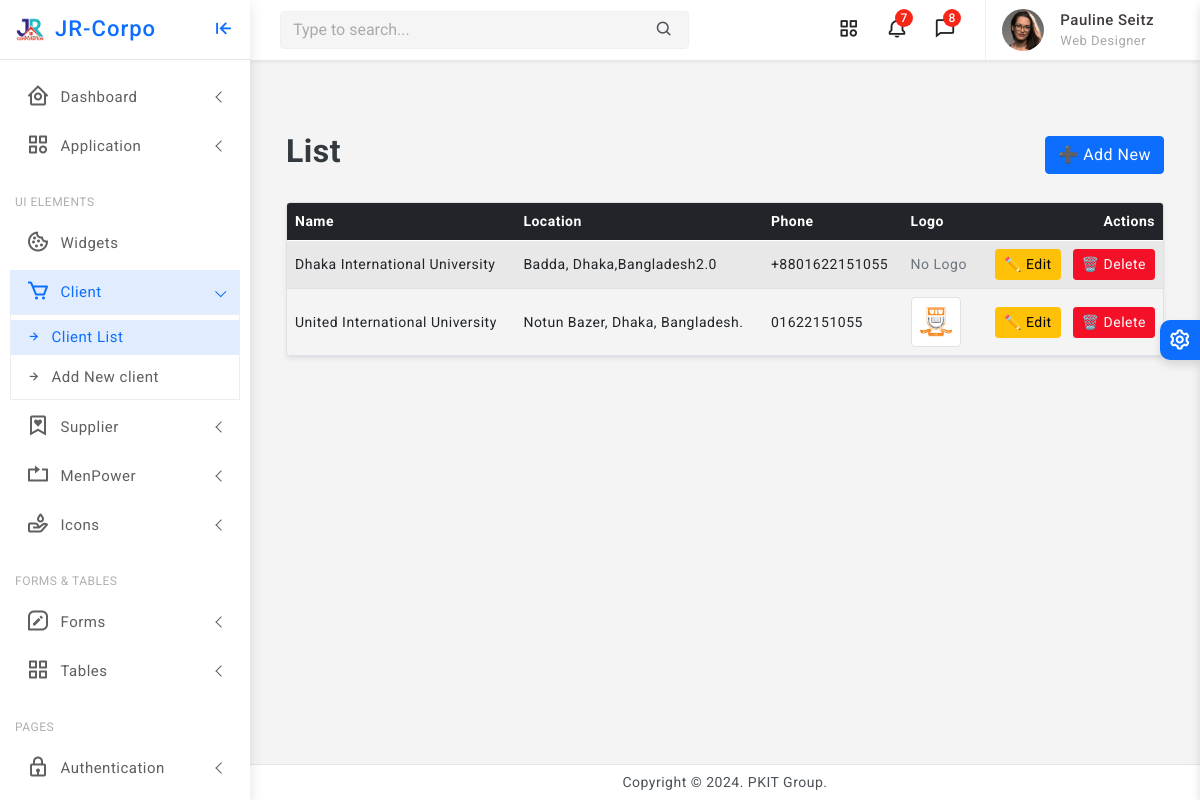
/companies/, run on an earlier commit of the app's database.
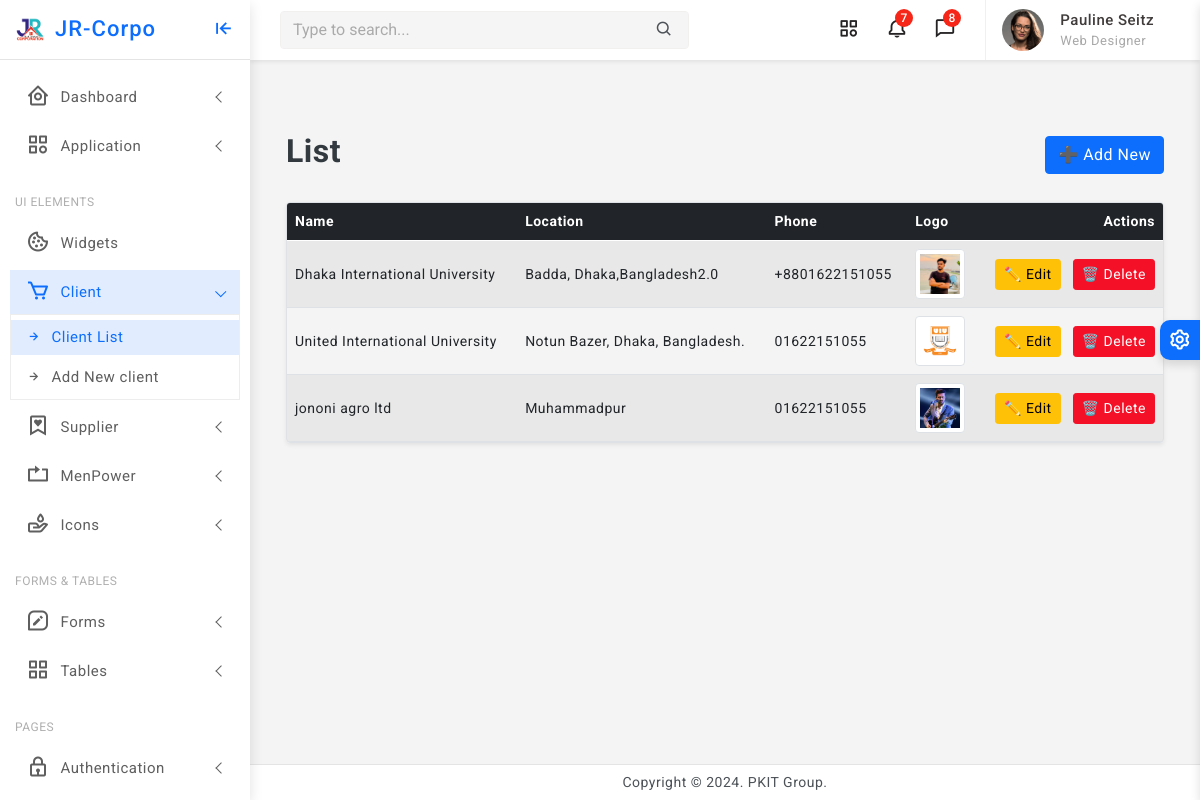
And on a later commit of the database.
### core/models.py (models this page shows, shortened)
class Organization(models.Model):
    name = models.CharField(max_length=255, unique=True)
    location = models.CharField(max_length=255)
    phone = models.CharField(max_length=20)
    logo = models.ImageField(upload_to='media/logos/', blank=True, null=True)
    created_at = models.DateTimeField(auto_now_add=True)
    updated_at = models.DateTimeField(auto_now=True)
    class Meta:
        abstract = True

class Company(Organization):
    pass

### core/views.py (the view)
# urls.py: path('companies/', views.company_list, name='company_list'),
def company_list(request):
    companies = Company.objects.all()
    return render(request, 'companie/company_list.html', {'companies': companies})

### core/templates/companie/company_list.html
{% extends 'partials/base0.html' %}
{% block content %}
{% load static %}
<div class="container my-5">
    <div class="d-flex justify-content-between align-items-center mb-4">
        <h2 class="fw-bold">{{ title }} List</h2>
        <a href="{% url 'company_create' %}" class="btn btn-primary">➕ Add New {{ title }}</a>
    </div>
    <div class="table-responsive shadow-sm rounded border">
        <table class="table table-striped table-hover align-middle mb-0">
            <thead class="table-dark">
                <tr>
                    <th>Name</th>
                    <th>Location</th>
                    <th>Phone</th>
                    <th>Logo</th>
                    <th class="text-end">Actions</th>
                </tr>
            </thead>
            <tbody>
                {% for item in companies %}
                <tr>
                    <td>{{ item.name }}</td>
                    <td>{{ item.location }}</td>
                    <td>{{ item.phone }}</td>
                    <td>
                        {% if item.logo %}
                            <img src="{{ item.logo.url }}" alt="Logo" class="img-thumbnail" style="width: 50px; height: auto;">
                        {% else %}
                            <span class="text-muted">No Logo</span>
                        {% endif %}
                    </td>
                    <td class="text-end">
                        <a href="{{ edit_url_prefix }}{{ item.id }}/edit/" class="btn btn-sm btn-warning me-2">✏️ Edit</a>
                        <a href="{{ edit_url_prefix }}{{ item.id }}/delete/" class="btn btn-sm btn-danger" onclick="return confirm('Are you sure you want to delete this?')">🗑️ Delete</a>
                    </td>
                </tr>
                {% empty %}
                <tr>
                    <td colspan="5" class="text-center text-muted py-4">No {{ title }} found.</td>
                </tr>
                {% endfor %}
            </tbody>
        </table>
    </div>
</div>
{% endblock %}

### templates/partials/base0.html (shortened to what this page needs)
<!doctype html>
<html lang="en">
{% load static %}
<head>
	<link href="{% static 'assets/plugins/vectormap/jquery-jvectormap-2.0.2.css' %}" rel="stylesheet"/>
	<link href="{% static 'assets/plugins/simplebar/css/simplebar.css' %}" rel="stylesheet" />
	<link href="{% static 'assets/plugins/perfect-scrollbar/css/perfect-scrollbar.css' %}" rel="stylesheet" />
	<link href="{% static 'assets/plugins/metismenu/css/metisMenu.min.css' %}" rel="stylesheet" />
	<link href="{% static 'assets/css/pace.min.css' %}" rel="stylesheet" />
	<link href="{% static 'assets/css/bootstrap.min.css' %}" rel="stylesheet">
	<link href="{% static 'assets/css/app.css' %}" rel="stylesheet">
	<link href="{% static 'assets/css/icons.css' %}" rel="stylesheet">
	<link rel="stylesheet" href="{% static 'assets/css/dark-theme.css' %}" />
	<link rel="stylesheet" href="{% static 'assets/css/semi-dark.css' %}" />
	<link rel="stylesheet" href="{% static 'assets/css/header-colors.css' %}" />
		<link rel="stylesheet" href="https://use.fontawesome.com/releases/v5.15.2/css/all.css"
>
</head>
<body>
	<div class="wrapper">
		<div class="sidebar-wrapper" data-simplebar="true">
			<div class="sidebar-header">
				<div>
					<img src="{% static 'assets/images/jr.png' %} " class="logo-icon" alt="logo icon">
				</div>
				<div>
					<h4 class="logo-text">JR-Corpo</h4>
				</div>
				<div class="toggle-icon ms-auto"><i class='bx bx-arrow-to-left'></i>
				</div>
			</div>
			<ul class="metismenu" id="menu">
				<li>
					<a href="javascript:;" class="has-arrow">
						<div class="parent-icon"><i class='bx bx-home-circle'></i>
						</div>
						<div class="menu-title">Dashboard</div>
					</a>
				</li>
				<li>
					<a href="javascript:;" class="has-arrow">
						<div class="parent-icon"><i class="bx bx-category"></i>
						</div>
						<div class="menu-title">Application</div>
					</a>
				</li>
				<li class="menu-label">UI Elements</li>
				<li>
					<a href="widgets.html">
						<div class="parent-icon"><i class='bx bx-cookie'></i>
						</div>
						<div class="menu-title">Widgets</div>
					</a>
				</li>
				<li>
					<a href="javascript:;" class="has-arrow">
						<div class="parent-icon"><i class='bx bx-cart'></i>
						</div>
						<div class="menu-title"> Client </div>
					</a>
					<ul>
						<li> <a href="{% url 'company_list' %}" ><i class="bx bx-right-arrow-alt"></i>Client List</a>
						</li>
						<li> <a href="{% url 'company_create' %}"><i class="bx bx-right-arrow-alt"></i>Add New client</a>
						</li>
					</ul>
				</li>
				<li>
					<a class="has-arrow" href="javascript:;">
						<div class="parent-icon"><i class='bx bx-bookmark-heart'></i>
						</div>
						<div class="menu-title">Supplier</div>
					</a>
				</li>
				<li>
					<a class="has-arrow" href="javascript:;">
						<div class="parent-icon"><i class="bx bx-repeat"></i>
						</div>
						<div class="menu-title">MenPower</div>
					</a>
				</li>
				<li>
					<a class="has-arrow" href="javascript:;">
						<div class="parent-icon"> <i class="bx bx-donate-blood"></i>
						</div>
						<div class="menu-title">Icons</div>
					</a>
				</li>
				<li class="menu-label">Forms & Tables</li>
				<li>
					<a class="has-arrow" href="javascript:;">
						<div class="parent-icon"><i class='bx bx-message-square-edit'></i>
						</div>
						<div class="menu-title">Forms</div>
					</a>
				</li>
				<li>
					<a class="has-arrow" href="javascript:;">
						<div class="parent-icon"><i class="bx bx-grid-alt"></i>
						</div>
						<div class="menu-title">Tables</div>
					</a>
				</li>
				<li class="menu-label">Pages</li>
				<li>
					<a class="has-arrow" href="javascript:;">
						<div class="parent-icon"><i class="bx bx-lock"></i>
						</div>
						<div class="menu-title">Authentication</div>
					</a>
				</li>
				<li>
					<a href="user-profile.html">
					</a>
				</li>
			</ul>
		</div>
	<header>
			<div class="topbar d-flex align-items-center">
				<nav class="navbar navbar-expand">
					<div class="search-bar flex-grow-1">
						<div class="position-relative search-bar-box">
							<input type="text" class="form-control search-control" placeholder="Type to search..."> <span class="position-absolute top-50 search-show translate-middle-y"><i class='bx bx-search'></i></span>
						</div>
					</div>
					<div class="top-menu ms-auto">
						<ul class="navbar-nav align-items-center">
							<li class="nav-item dropdown dropdown-large">
								<a class="nav-link dropdown-toggle dropdown-toggle-nocaret" href="#" role="button" data-bs-toggle="dropdown" aria-expanded="false">	<i class='bx bx-category'></i>
								</a>
							</li>
							<li class="nav-item dropdown dropdown-large">
								<a class="nav-link dropdown-toggle dropdown-toggle-nocaret position-relative" href="#" role="button" data-bs-toggle="dropdown" aria-expanded="false"> <span class="alert-count">7</span>
									<i class='bx bx-bell'></i>
								</a>
							</li>
							<li class="nav-item dropdown dropdown-large">
								<a class="nav-link dropdown-toggle dropdown-toggle-nocaret position-relative" href="#" role="button" data-bs-toggle="dropdown" aria-expanded="false"> <span class="alert-count">8</span>
									<i class='bx bx-comment'></i>
								</a>
							</li>
						</ul>
					</div>
					<div class="user-box dropdown">
						<a class="d-flex align-items-center nav-link dropdown-toggle dropdown-toggle-nocaret" href="#" role="button" data-bs-toggle="dropdown" aria-expanded="false">
							<img src="assets/images/avatars/avatar-2.png" class="user-img" alt="user avatar">
							<div class="user-info ps-3">
								<p class="user-name mb-0">Pauline Seitz</p>
								<p class="designattion mb-0">Web Designer</p>
							</div>
						</a>
					</div>
				</nav>
			</div>
	</header>
		<div class="page-wrapper">
			<div class="page-content">
				{% block content %}
				{% endblock %}
			</div>
		</div>
		<footer class="page-footer">
			<p class="mb-0">Copyright © 2024. PKIT Group.</p>
		</footer>
	</div>
	<div class="switcher-wrapper">
		<div class="switcher-btn"> <i class='bx bx-cog bx-spin'></i>
		</div>
	</div>
</body>
</html>

What changed in the data, as far as the page shows it:
changed Company "Dhaka International University": logo: picture added; no longer shows "No Logo"
added Company: name "jononi agro ltd", location "Muhammadpur", phone "01622151055", logo (picture)
